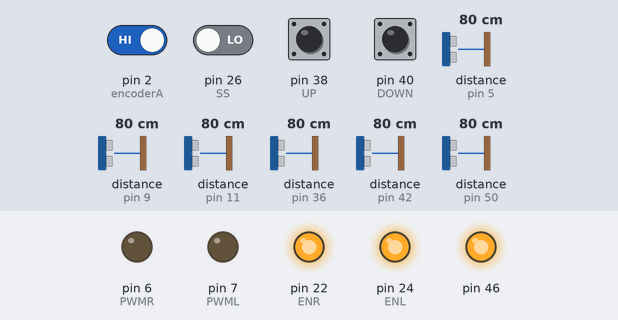
Bench run of a sketch on a simulated Arduino Mega 2560, built with avr-gcc and run on an emulated ATmega2560. Parts: output pins drawn as LEDs (lit = HIGH). Wiring (inferred from the names in the program): 6 × ultrasonic range finder: trigger pin 4, echo pin 5 / trigger pin 8, echo pin 9 / trigger pin 10, echo pin 11 / trigger pin 35, echo pin 36 / trigger pin 44, echo pin 42 / trigger pin 48, echo pin 50. The inputs (shaded band) are chosen by the test bench; at power-on: pin 2 (encoderA), pin 38 (UP), pin 40 (DOWN) HIGH, pin 26 (SS) LOW, distance to the obstacle (sensors on pin 5, pin 9, pin 11, pin 36, pin 42, pin 50) 80 cm. The echo pulse lasts 58.3 µs per cm; pins used as bus, display or sensor lines are not drawn; what the sketch prints to the serial monitor is not drawn.

Above: at 1.2 s.
1.3 s: pin 38 (UP) pulled LOW for 0.15 s
At 1.42 s:
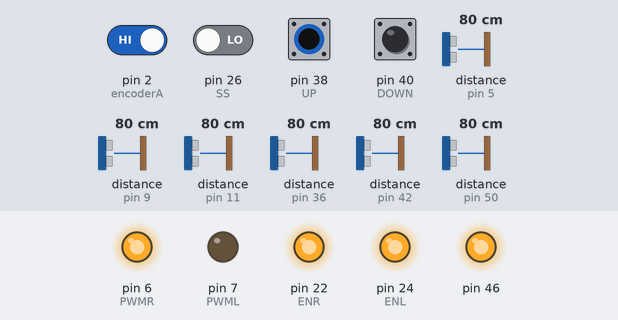
2.9 s: pin 40 (DOWN) pulled LOW for 0.15 s
At 3.01 s:
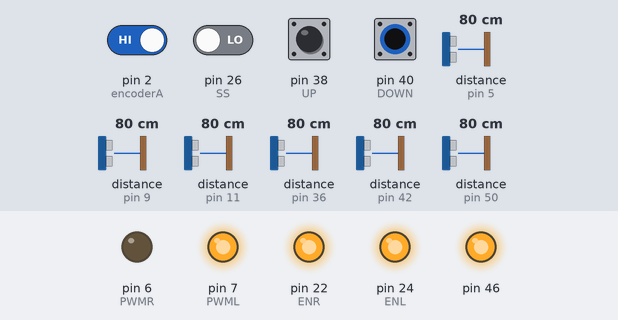
4.5 s: pin 40 (DOWN) pulled LOW for 3.2 s
At 8.0 s:
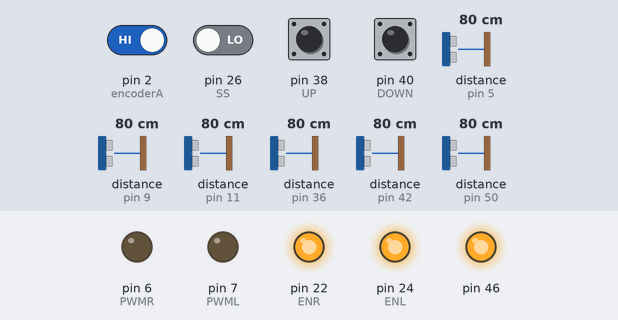
9.2 s: pin 38 (UP) pulled LOW for 3.2 s
At 10.2 s:
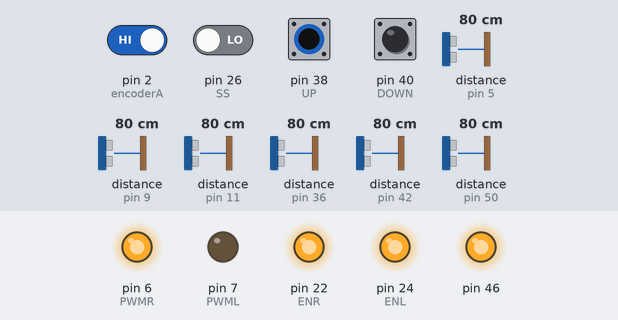
Timing chart, 0 to 14.0 s (numbered marks = the images above; inputs shaded):
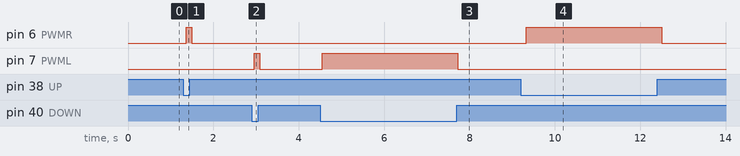

The sketch:

nang_ha_xe.ino
```cpp
#include<Wire.h>
#define I2C_BUFFER_LENGTH 64
#include<ArduinoJson.h>
#include<String.h>
#define timeOut 5000
#define encoderA 2
#define encoderB 3
#define PWMR 6
#define PWML 7
#define UP 38
#define DOWN 40
#define ENR 22
#define ENL 24
#define SS 26 //cảm biến hồng ngoại
float distance1, distance2, distance3, distance4, distance5, distance6; // tương ứng với vị trí gần cuối bánh đai bên trái, gần động cơ, gần cảm biến hồng ngoại, cuối bánh đai bên phải
byte trigPin1 = 8, echoPin1 = 9, trigPin2 = 10, echoPin2 = 11, trigPin3 = 4, echoPin3 = 5, trigPin4 = 35, echoPin4 = 36, trigPin5 = 44, echoPin5 = 42, trigPin6 = 48, echoPin6 = 50;
volatile int enValue;
bool infrared_ss;
// tạo biến string lưu giá trị tất cả các dữ liệu
String Datastring;
void setup() {
  // put your setup code here, to run once:
  Wire.begin(10);
  Wire.onRequest(requestEvent);
  Serial.begin(115200);
  pinMode(46,OUTPUT);
  digitalWrite(46,1);
  pinMode(trigPin1,OUTPUT);
  pinMode(trigPin2,OUTPUT);
  pinMode(trigPin3,OUTPUT);
  pinMode(trigPin4,OUTPUT);
  pinMode(trigPin5,OUTPUT);
  pinMode(trigPin6,OUTPUT);
  pinMode(echoPin1,INPUT);
  pinMode(echoPin2,INPUT);
  pinMode(echoPin3,INPUT);
  pinMode(echoPin4,INPUT);
  pinMode(echoPin5,INPUT);
  pinMode(echoPin6,INPUT);
  pinMode(encoderA, INPUT_PULLUP);
  pinMode(encoderB, INPUT_PULLUP);
  pinMode(PWMR,OUTPUT);
  pinMode(PWML,OUTPUT);
  pinMode(UP,INPUT_PULLUP);
  pinMode(DOWN,INPUT_PULLUP);
  pinMode(ENR, OUTPUT);
  pinMode(ENL, OUTPUT);
  digitalWrite(ENR, 1);
  digitalWrite(ENL, 1);
  pinMode(SS, INPUT);
  attachInterrupt(0,readEncoder,RISING);
}

void loop() {
  // put your main code here, to run repeatedly:
  // read data from infrared sensor
  infrared_ss = digitalRead(SS);
  distance1 = readUltraSonic(trigPin1, echoPin1);
  distance2 = readUltraSonic(trigPin2, echoPin2);
  distance3 = readUltraSonic(trigPin3, echoPin3);
  distance4 = readUltraSonic(trigPin4, echoPin4);
  distance5 = readUltraSonic(trigPin5, echoPin5);
  distance6 = readUltraSonic(trigPin6, echoPin6);
  Serial.println(distance6);
  Datastring = createJsonString(distance2, enValue);
  //Serial.println(Datastring);
  controlCylynder();
  waiting(100);
}
float readUltraSonic(byte trigPin, byte echoPin){
  long duration, distance;
  digitalWrite(trigPin,0);
  delayMicroseconds(2);
  digitalWrite(trigPin,1);
  delayMicroseconds(10);
  digitalWrite(trigPin,0);
  duration = pulseIn(echoPin,HIGH,timeOut);
  distance = duration/29.1/2;
  return distance;
}

void readEncoder(){
  if(digitalRead(encoderB)==1){
    enValue+=1;
  }
  else{
    enValue-=1;
  }
}

void controlCylynder(){
  if(digitalRead(UP)==0){// đọc tín hiệu tại chân 38
    analogWrite(PWMR,255);
    analogWrite(PWML,0);
  }
  else if(digitalRead(DOWN)==0){// đọc tín hiệu tại chân 40
    analogWrite(PWMR,0);
    analogWrite(PWML,255);
  }
  else{
    analogWrite(PWMR,0);
    analogWrite(PWML,0);
  }
}
void waiting (long time){
  unsigned long x = millis();
  while((millis()-x)<time){

  }
}

void requestEvent(){
  Wire.println(Datastring);
}
// hàm tạo đối tượng Json
String createJsonString(float distance2, int encoder){
  const size_t capacity = JSON_OBJECT_SIZE(2);
  StaticJsonDocument<capacity> doc;
  // gán giá trị cho các key
  doc["distance2"] = distance2;
  doc["encoder"] = encoder;
  String jsonString;
  serializeJson(doc,jsonString);
  jsonString = jsonString+'\n';
  return jsonString;
}
```

Measured:
- after the input at 1.3 s, pin 6 (PWMR): LOW → HIGH after 0.06 s, → LOW 0.13 s later
- after the input at 2.9 s, pin 7 (PWML): LOW → HIGH after 0.05 s, → LOW 0.13 s later
- after the input at 4.5 s, pin 7 (PWML): LOW → HIGH after 0.05 s, → LOW 3.2 s later
- after the input at 9.2 s, pin 6 (PWMR): LOW → HIGH after 0.12 s, → LOW 3.2 s later
